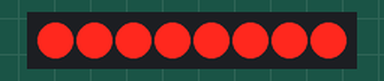
Recording of a sketch running on a simulated Arduino Uno, built with avr-gcc and run on an emulated ATmega328P. On the bench: 8 shift-register outputs drawn as a row of LEDs (first output left, lit = HIGH). Wiring (inferred from the names in the program): shift register (74HC595): data pin 4; shift clock pin 3; latch pin 2. Wiring (inferred from the signals the program sends): row of LEDs: on Q0, Q1, Q2, Q3, Q4, Q5, Q6, Q7.

Above: at 0.5 s.
At 3.5 s:
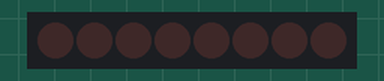
Timing chart, 0 to 4.6 s (numbered marks = the images above):
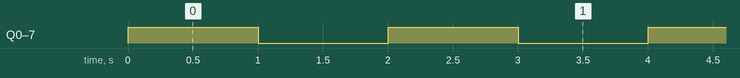

Measured:
- by itself, Q0–7: alternates HIGH for 1.0 s and LOW for 1.0 s

The sketch:

shift_register.ino
```cpp
const int DataPin = 4;    // DS-Serial Data Input
const int ClockPin = 3;   // SHCP-Shift Register Clock Input
const int LatchPin = 2;   // STCP-Storage Register Clock Input

void setup(){
  pinMode(DataPin, OUTPUT);
  pinMode(ClockPin, OUTPUT);
  pinMode(LatchPin, OUTPUT);
}

void loop(){
  digitalWrite(LatchPin,LOW);
  shiftOut(DataPin,ClockPin,LSBFIRST,255);
  digitalWrite(LatchPin,HIGH);
  delay(1000);
  digitalWrite(LatchPin,LOW);
  shiftOut(DataPin,ClockPin,LSBFIRST,0);
  digitalWrite(LatchPin,HIGH);
  delay(1000);
}
```
